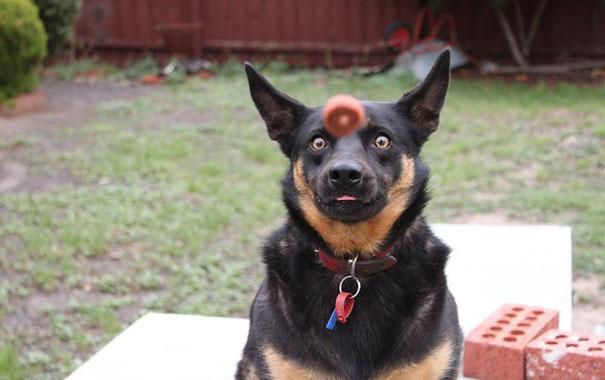
#> input picture 51/image.jpg, 605 x 380 px
$ python answer.py
#> lines starting #> are read from the running program, lines starting #| are printed output that depends on the picture
import cv2

# Read the rgb images
image = cv2.imread('image.jpg')
#> image is the input picture: shape (380, 605, 3); mean B, G, R 118.4, 130.2, 139.3
logo = cv2.imread('logo.jpg')
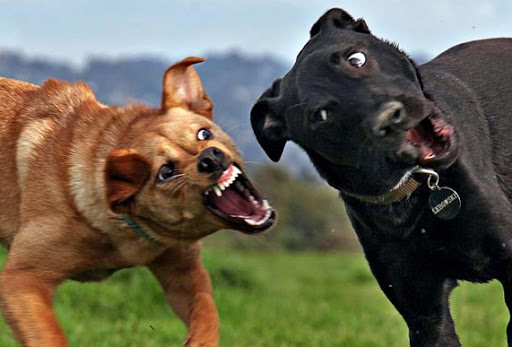
#> input picture 51/logo.jpg, 512 x 347 px
#> logo is the input picture: shape (347, 512, 3); mean B, G, R 82.6, 100.6, 105.2

# Convert the images to grayscale
image = cv2.cvtColor(image, cv2.COLOR_BGR2GRAY)
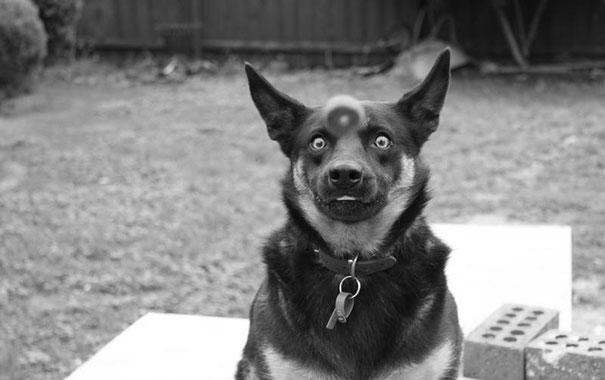
#> image: shape (380, 605); min 1, max 255, mean 131.6
logo = cv2.cvtColor(logo, cv2.COLOR_BGR2GRAY)
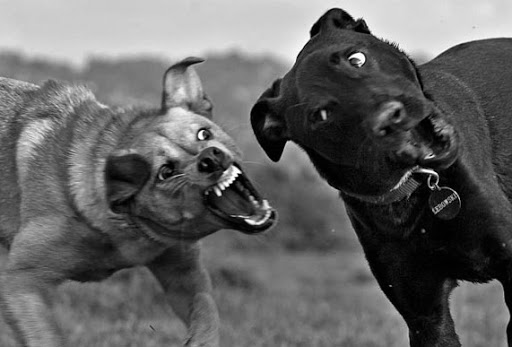
#> logo: shape (347, 512); min 0, max 255, mean 99.9

# Create a SIFT detector (Obs.: in order to use sift descriptor you will have to install opencv-contrib
    # from scratch. An alternative to that is to use opencv implementation called orb, it has almost the
# same result. To use orb, comment the lines with sift and uncomment the lines with orb.)
#sift = cv2.xfeatures2d.SIFT_create()
orb = cv2.ORB_create()

# Find the keypoints and descriptors with SIFT
#keypoints_1, descriptors_1 = sift.detectAndCompute(image, None)
#keypoints_2, descriptors_2 = sift.detectAndCompute(logo, None)

keypoints_1, descriptors_1 = orb.detectAndCompute(image, None)
#> keypoints_1 = 500 keypoints; strongest (x, y, size): (353, 258, 31), (350, 260, 31), (379, 137, 31), (353, 263, 31)
keypoints_2, descriptors_2 = orb.detectAndCompute(logo, None)
#> keypoints_2 = 500 keypoints; strongest (x, y, size): (201, 131, 31), (238, 174, 31), (239, 172, 31), (199, 132, 31)

# Create a BFMatcher object
bf = cv2.BFMatcher(cv2.NORM_HAMMING, crossCheck=True)

# Match descriptors
matches = bf.match(descriptors_1, descriptors_2)
#> matches = 146 matches

# Draw only the first match
result = cv2.drawMatches(image, keypoints_1, logo, keypoints_2, matches[:2], None, flags=2)  #flags=2 -->pega alguns pontos da imagem
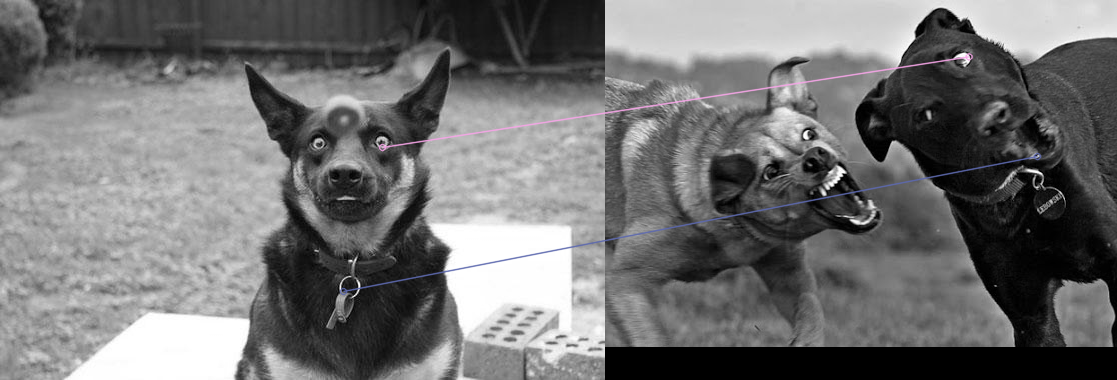
#> result: shape (380, 1117, 3); mean of channels 0, 1, 2 113.5, 113.2, 113.3; drawn as B, G, R
                                                                                                #o matches[:2] faz várias outras linhas em outros pontos.
# Show the result
cv2.imshow('Result', result)
cv2.waitKey(0)

# Save the result
cv2.imwrite('sift_result.jpg', result)
